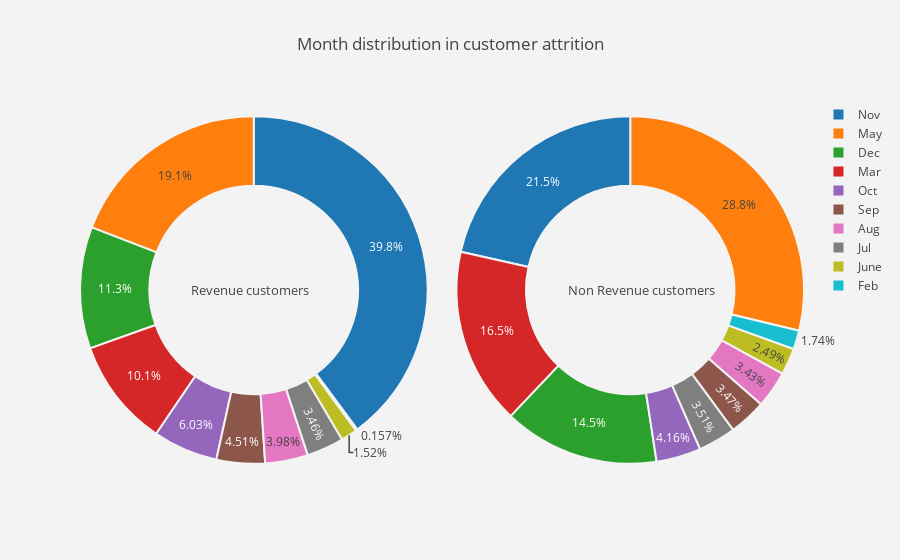
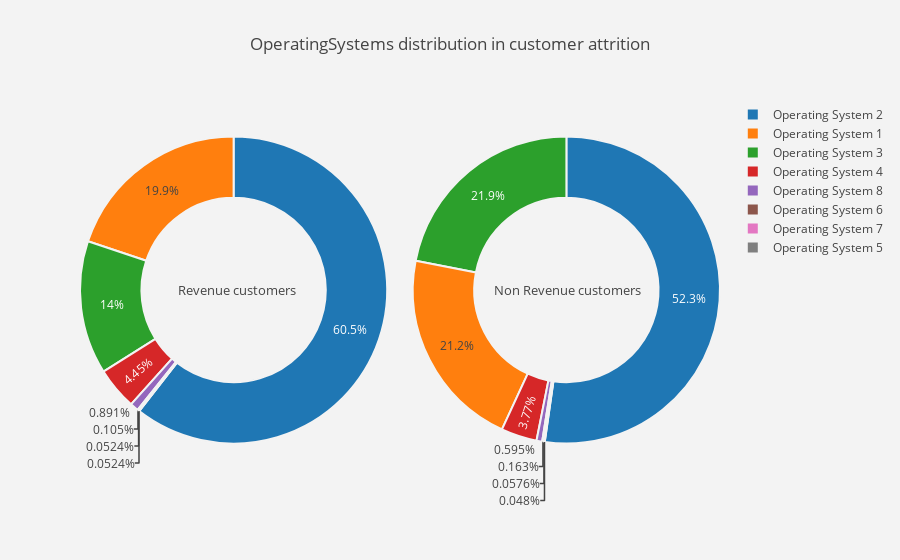
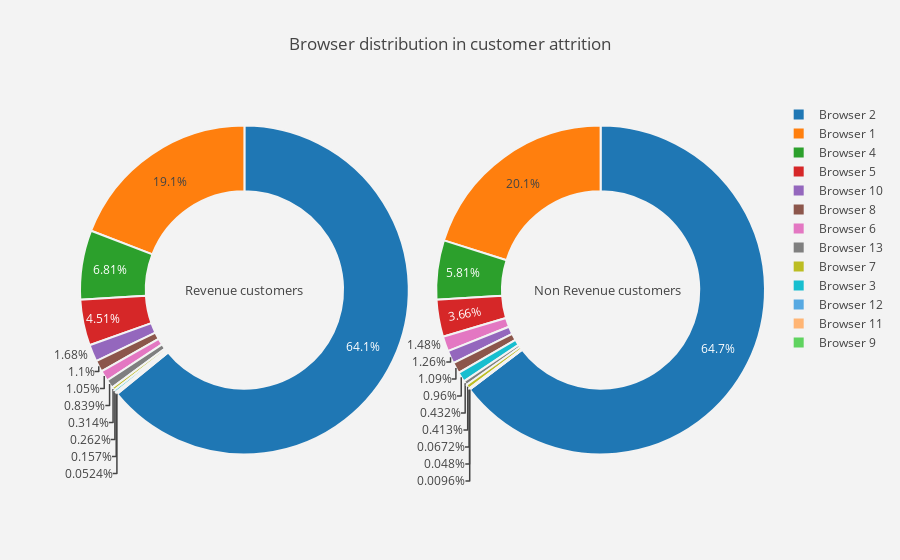
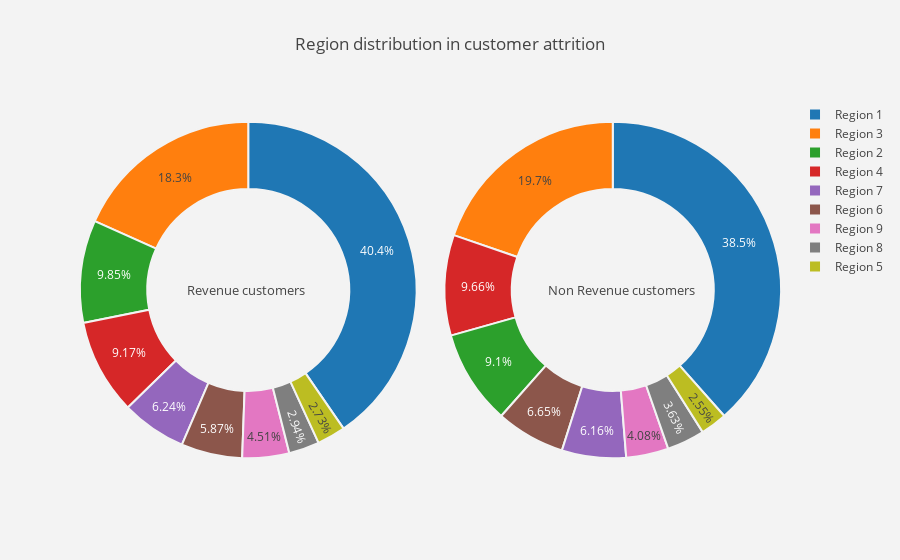

The notebook cell saved with these charts, in order:
### Code cell
#function  for pie plot for customer attrition types
def plot_pie(column) :
    
    trace1 = go.Pie(values  = Revenue[column].value_counts().values.tolist(),
                    labels  = Revenue[column].value_counts().keys().tolist(),
                    hoverinfo = "label+percent+name",
                    domain  = dict(x = [0,.48]),
                    name    = "Revenue Customers",
                    marker  = dict(line = dict(width = 2,
                                               color = "rgb(243,243,243)")
                                  ),
                    hole    = .6
                   )
    trace2 = go.Pie(values  = Non_Revenue[column].value_counts().values.tolist(),
                    labels  = Non_Revenue[column].value_counts().keys().tolist(),
                    hoverinfo = "label+percent+name",
                    marker  = dict(line = dict(width = 2,
                                               color = "rgb(243,243,243)")
                                  ),
                    domain  = dict(x = [.52,1]),
                    hole    = .6,
                    name    = "Non Revenue customers" 
                   )


    layout = go.Layout(dict(title = column + " distribution in customer attrition ",
                            plot_bgcolor  = "rgb(243,243,243)",
                            paper_bgcolor = "rgb(243,243,243)",
                            annotations = [dict(text = "Revenue customers",
                                                font = dict(size = 13),
                                                showarrow = False,
                                                x = .15, y = .5),
                                           dict(text = "Non Revenue customers",
                                                font = dict(size = 13),
                                                showarrow = False,
                                                x = .88,y = .5
                                               )
                                          ]
                           )
                      )
    data = [trace1,trace2]
    fig  = go.Figure(data = data,layout = layout)
    py.iplot(fig)


#function  for histogram for customer attrition types
def histogram(column) :
    trace1 = go.Histogram(x  = Revenue[column],
                          histnorm= "percent",
                          name = "Revenue Customers",
                          marker = dict(line = dict(width = .5,
                                                    color = "black"
                                                    )
                                        ),
                         opacity = .9 
                         ) 
    
    trace2 = go.Histogram(x  = Non_Revenue[column],
                          histnorm = "percent",
                          name = "Non Revenue customers",
                          marker = dict(line = dict(width = .5,
                                              color = "black"
                                             )
                                 ),
                          opacity = .9
                         )
    
    data = [trace1,trace2]
    layout = go.Layout(dict(title =column + " Distribution in Customer Aquisition ",
                            plot_bgcolor  = "rgb(243,243,243)",
                            paper_bgcolor = "rgb(243,243,243)",
                            xaxis = dict(gridcolor = 'rgb(255, 255, 255)',
                                             title = column,
                                             zerolinewidth=1,
                                             ticklen=5,
                                             gridwidth=2
                                            ),
                            yaxis = dict(gridcolor = 'rgb(255, 255, 255)',
                                             title = "percent",
                                             zerolinewidth=1,
                                             ticklen=5,
                                             gridwidth=2
                                            ),
                           )
                      )
    fig  = go.Figure(data=data,layout=layout)
    
    py.iplot(fig)
    
#for all categorical columns plot pie
for i in cat_cols :
    plot_pie(i)

#for all categorical columns plot histogram    
for i in num_cols :
    histogram(i)

### Figure 1 — Plotly figure (JSON) as saved in the notebook; plotly's stock layout.template omitted (floating-point values rounded to 4 significant figures)
{"data": [{"domain": {"x": [0, 0.48]}, "hole": 0.6, "hoverinfo": "label+percent+name", "labels": ["Nov", "May", "Dec", "Mar", "Oct", "Sep", "Aug", "Jul", "June", "Feb"], "marker": {"line": {"color": "rgb(243,243,243)", "width": 2}}, "name": "Revenue Customers", "type": "pie", "uid": "d7f376e1-7939-4851-b8cf-0bfe57731fab", "values": [760, 365, 216, 192, 115, 86, 76, 66, 29, 3]}, {"domain": {"x": [0.52, 1]}, "hole": 0.6, "hoverinfo": "label+percent+name", "labels": ["May", "Nov", "Mar", "Dec", "Oct", "Jul", "Sep", "Aug", "June", "Feb"], "marker": {"line": {"color": "rgb(243,243,243)", "width": 2}}, "name": "Non Revenue customers", "type": "pie", "uid": "e0c0a3b0-8560-4dae-8138-342966e2ffdf", "values": [2999, 2238, 1715, 1511, 434, 366, 362, 357, 259, 181]}], "layout": {"annotations": [{"font": {"size": 13}, "showarrow": false, "text": "Revenue customers", "x": 0.15, "y": 0.5}, {"font": {"size": 13}, "showarrow": false, "text": "Non Revenue customers", "x": 0.88, "y": 0.5}], "paper_bgcolor": "rgb(243,243,243)", "plot_bgcolor": "rgb(243,243,243)", "title": {"text": "Month distribution in customer attrition "}}}

### Figure 2 — Plotly figure (JSON) as saved in the notebook; plotly's stock layout.template omitted (floating-point values rounded to 4 significant figures)
{"data": [{"domain": {"x": [0, 0.48]}, "hole": 0.6, "hoverinfo": "label+percent+name", "labels": ["Operating System 2", "Operating System 1", "Operating System 3", "Operating System 4", "Operating System 8", "Operating System 6", "Operating System 7", "Operating System 5"], "marker": {"line": {"color": "rgb(243,243,243)", "width": 2}}, "name": "Revenue Customers", "type": "pie", "uid": "0da66993-7254-4e34-b473-11cddca56c67", "values": [1155, 379, 268, 85, 17, 2, 1, 1]}, {"domain": {"x": [0.52, 1]}, "hole": 0.6, "hoverinfo": "label+percent+name", "labels": ["Operating System 2", "Operating System 3", "Operating System 1", "Operating System 4", "Operating System 8", "Operating System 6", "Operating System 7", "Operating System 5"], "marker": {"line": {"color": "rgb(243,243,243)", "width": 2}}, "name": "Non Revenue customers", "type": "pie", "uid": "b6469a99-1db1-4929-80f8-eac60e5d91d8", "values": [5446, 2287, 2206, 393, 62, 17, 6, 5]}], "layout": {"annotations": [{"font": {"size": 13}, "showarrow": false, "text": "Revenue customers", "x": 0.15, "y": 0.5}, {"font": {"size": 13}, "showarrow": false, "text": "Non Revenue customers", "x": 0.88, "y": 0.5}], "paper_bgcolor": "rgb(243,243,243)", "plot_bgcolor": "rgb(243,243,243)", "title": {"text": "OperatingSystems distribution in customer attrition "}}}

### Figure 3 — Plotly figure (JSON) as saved in the notebook; plotly's stock layout.template omitted (floating-point values rounded to 4 significant figures)
{"data": [{"domain": {"x": [0, 0.48]}, "hole": 0.6, "hoverinfo": "label+percent+name", "labels": ["Browser 2", "Browser 1", "Browser 4", "Browser 5", "Browser 10", "Browser 8", "Browser 6", "Browser 13", "Browser 7", "Browser 3", "Browser 12", "Browser 11"], "marker": {"line": {"color": "rgb(243,243,243)", "width": 2}}, "name": "Revenue Customers", "type": "pie", "uid": "fbfaf93b-5843-4244-b543-58bae1b71196", "values": [1223, 365, 130, 86, 32, 21, 20, 16, 6, 5, 3, 1]}, {"domain": {"x": [0.52, 1]}, "hole": 0.6, "hoverinfo": "label+percent+name", "labels": ["Browser 2", "Browser 1", "Browser 4", "Browser 5", "Browser 6", "Browser 10", "Browser 8", "Browser 3", "Browser 13", "Browser 7", "Browser 12", "Browser 11", "Browser 9"], "marker": {"line": {"color": "rgb(243,243,243)", "width": 2}}, "name": "Non Revenue customers", "type": "pie", "uid": "57008491-943b-4851-8ad5-dededde8ed39", "values": [6738, 2097, 606, 381, 154, 131, 114, 100, 45, 43, 7, 5, 1]}], "layout": {"annotations": [{"font": {"size": 13}, "showarrow": false, "text": "Revenue customers", "x": 0.15, "y": 0.5}, {"font": {"size": 13}, "showarrow": false, "text": "Non Revenue customers", "x": 0.88, "y": 0.5}], "paper_bgcolor": "rgb(243,243,243)", "plot_bgcolor": "rgb(243,243,243)", "title": {"text": "Browser distribution in customer attrition "}}}

### Figure 4 — Plotly figure (JSON) as saved in the notebook; plotly's stock layout.template omitted (floating-point values rounded to 4 significant figures)
{"data": [{"domain": {"x": [0, 0.48]}, "hole": 0.6, "hoverinfo": "label+percent+name", "labels": ["Region 1", "Region 3", "Region 2", "Region 4", "Region 7", "Region 6", "Region 9", "Region 8", "Region 5"], "marker": {"line": {"color": "rgb(243,243,243)", "width": 2}}, "name": "Revenue Customers", "type": "pie", "uid": "7917a09c-529a-4691-8dde-95d709f672d3", "values": [771, 349, 188, 175, 119, 112, 86, 56, 52]}, {"domain": {"x": [0.52, 1]}, "hole": 0.6, "hoverinfo": "label+percent+name", "labels": ["Region 1", "Region 3", "Region 4", "Region 2", "Region 6", "Region 7", "Region 9", "Region 8", "Region 5"], "marker": {"line": {"color": "rgb(243,243,243)", "width": 2}}, "name": "Non Revenue customers", "type": "pie", "uid": "96061a87-4b32-4054-993f-730f9b4bb45a", "values": [4009, 2054, 1007, 948, 693, 642, 425, 378, 266]}], "layout": {"annotations": [{"font": {"size": 13}, "showarrow": false, "text": "Revenue customers", "x": 0.15, "y": 0.5}, {"font": {"size": 13}, "showarrow": false, "text": "Non Revenue customers", "x": 0.88, "y": 0.5}], "paper_bgcolor": "rgb(243,243,243)", "plot_bgcolor": "rgb(243,243,243)", "title": {"text": "Region distribution in customer attrition "}}}
